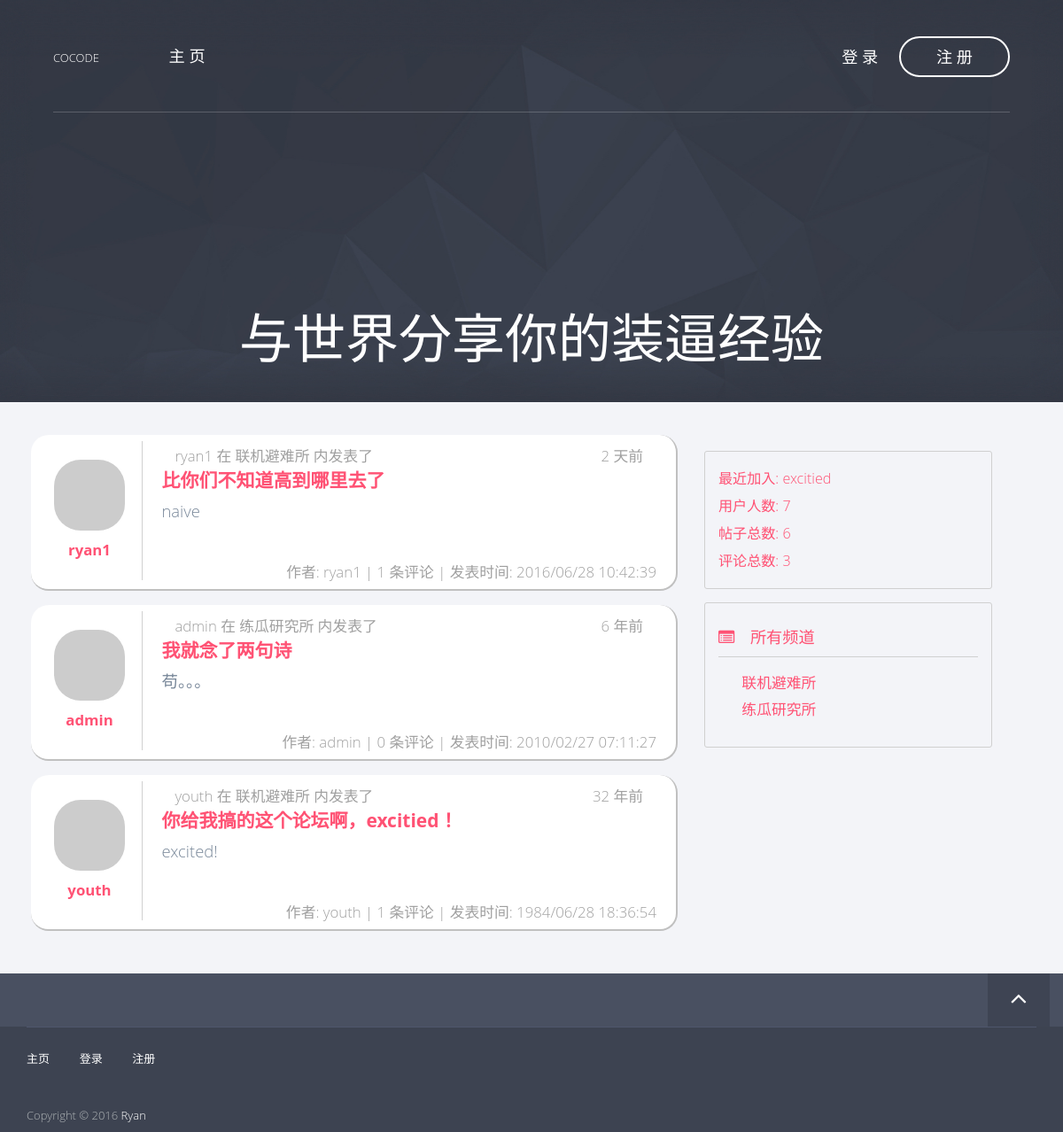
Before: / with the older database file.
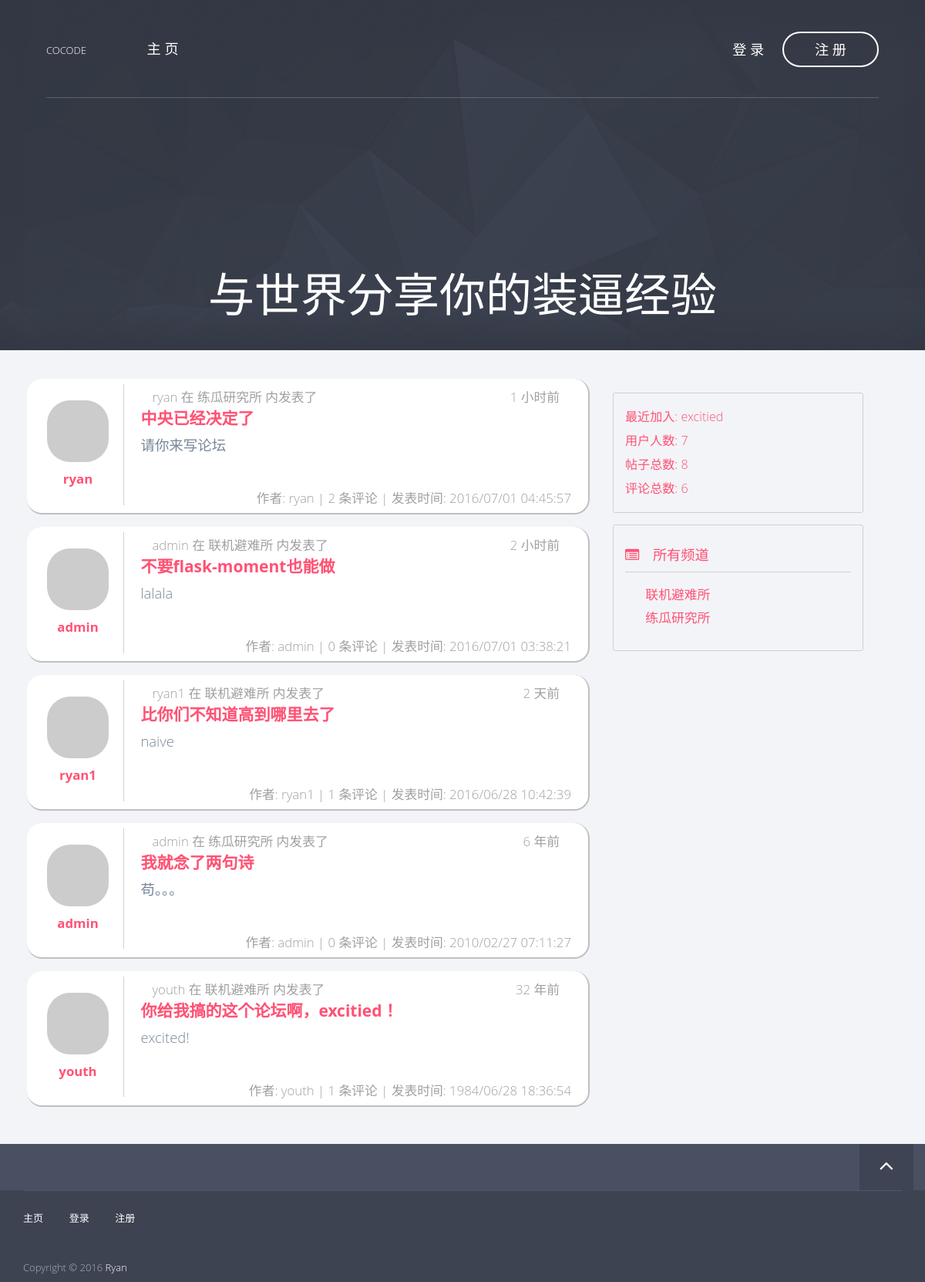
After: the same page with the newer database file.
### app/models/post.py (models this page shows, shortened)
class Post(db.Model, Model):
    __tablename__ = 'posts'
    id = db.Column(db.Integer, primary_key=True)
    title = db.Column(db.String())
    content = db.Column(db.String())
    created_time = db.Column(db.Integer, default=0)
    channel_id = db.Column(db.Integer, db.ForeignKey('channels.id'))
    user_id = db.Column(db.Integer, db.ForeignKey('users.id'))
    comments = db.relationship('Comment', backref='post')
    def display_item(self):
        name = 'post'
        title = self.title
        content_len = 58
        if self.content.__len__() > content_len:
            content = self.content[:content_len] + '...'
        else:
            content = self.content
        return (name, title, content)

### app/models/user.py (models this page shows, shortened)
class User(db.Model, Model):
    __tablename__ = 'users'
    id = db.Column(db.Integer, primary_key=True)
    username = db.Column(db.String(), unique=True)
    password_hash = db.Column(db.String())
    email = db.Column(db.String(), unique=True)
    avatar_hash = db.Column(db.String())
    created_time = db.Column(db.Integer, default=0)
    role_id = db.Column(db.Integer, db.ForeignKey('roles.id'))
    posts = db.relationship('Post', backref='author')
    comments = db.relationship('Comment', backref='author')
    @property
    def password(self):
        raise AttributeError('password is not readable')
    def gravatar(self, size=100, default='identicon', rating='g'):
        from flask import request
        gravatar_url = 'secure.gravatar.com/avatar'
        if request.is_secure:
            url = 'https://' + gravatar_url
        else:
            url = 'http://' + gravatar_url
        hash = self.avatar_hash or md5(self.email.encode('utf-8')).hexdigest()
        return '{url}/{hash}?s={size}&d={default}&r={rating}'.format(url=url,
                                                                     hash=hash,
                                                                     size=size,
                                                                     default=default,
                                                                     rating=rating)

### app/models/channel.py (models this page shows, shortened)
class Channel(db.Model, Model):
    __tablename__ = 'channels'
    id = db.Column(db.Integer, primary_key=True)
    name = db.Column(db.String(), default=ChannelPermission.NORMAL[0])
    permission = db.Column(db.Integer)
    created_time = db.Column(db.Integer, default=0)
    posts = db.relationship('Post', backref='channel')
    def is_admin(self):
        return self.permission == ChannelPermission.ADMIN[0]

### app/views.py (the view)
@app.route('/')
def index():
    user = current_user()
    if user is not None and user.is_admin():
        posts = Post.query.all()
    else:
        posts = []
        channels = Channel.query.filter_by(permission=ChannelPermission.NORMAL[0])
        for c in channels:
            p = c.posts
            posts += p
    posts.sort(key=lambda p: p.created_time, reverse=True)
    return render_template('index.html',
                           posts=posts)

### app/context_processers.py (called while the page is built)
@app.context_processor
def current_user_processor():
    return dict(current_user=current_user())

@app.context_processor
def channel_processor():
    channels = Channel.query.all()
    permissions = [
        ChannelPermission.NORMAL,
        ChannelPermission.ADMIN,
    ]
    dic = {
        'channels': channels,
        'permissions': permissions,
    }
    return dict(**dic)

@app.context_processor
def user_processor():
    user_count = User.query.count()
    new_user = User.query.order_by(User.created_time.desc()).first()
    return dict(new_user=new_user,
                user_count=user_count)

@app.context_processor
def post_processor():
    post_count = Post.query.count()
    return dict(post_count=post_count)

@app.context_processor
def comment_processor():
    comment_count = Comment.query.count()
    return dict(comment_count=comment_count)

### app/filters.py (called while the page is built)
@app.template_filter('format_time')
def format_time(timestamp):
    format = '%Y/%m/%d %H:%M:%S'
    t = time.localtime(timestamp)
    ft = time.strftime(format, t)
    return ft

### app/models/user.py (called while the page is built)
def current_user():
    id = session.get('user_key', None)
    user = None
    if id is not None:
        user = User.query.get(id)
    return user

### app/templates/index.html (shortened to what this page needs)
{% extends "base8-4.html" %}
{% block header %}
    <div class="hero-content text-center">
        {% if current_user is not none %}
        <h1>欢迎，{{ current_user.username }}</h1>
        {% else %}
        <a href="/login"><h1>与世界分享你的装逼经验</h1></a>
        {% endif %}
    </div>
{% endblock %}
{% block page_content %}
    {% include "_posts.html" %}
{% endblock %}

### app/templates/_posts.html (shortened to what this page needs)
<div class="items-container">
    {% for post in posts %}
        <div class="item-container col-md-12">
            {% set post_author = post.author %}
            {% set post_channel = post.channel.name %}
            {% set item = post.display_item() %}
            {% set post_title = item[1] %}
            {% set post_content = item[2] %}
            <div class="col-md-2 item-left">
                <div class="item-portrait">
                    <img class="img-rounded center-block round" src="{{ post_author.gravatar(size=60) }}" />
                </div>
                <div class="item-author">
                    <a href="/profile/{{ post_author.username }}">{{ post_author.username }}</a>
                </div>
            </div>
            <div class="col-md-10 item-right">
                <div class="item-header">
                    <div class="col-md-9">
                        {{ post_author.username }} 在 {{ post_channel }} 内发表了
                    </div>
                    <div class="col-md-3 item-date">
                        {{ post.created_time | from_now }}
                    </div>
                </div>
                    <div class="item-title">
                        <a href="/post/{{ post.id }}">{{ post_title }}</a>
                    </div>
                    <div class="item-content">
                        {{ post_content }}
                    </div>
                <div class="item-footer">
                    作者: {{ post_author.username }} |
                    {{ post.comments | length }} 条评论 |
                    发表时间: {{ post.created_time | format_time }}
                </div>
            </div>
        </div>
    {% endfor %}
</div>

### app/templates/_bbs_info.html
<div class="col-md-10 forum-info">
    <div class="forum-info-item">最近加入: <a href="/profile/{{ new_user.username }}">{{ new_user.username }}</a></div>
    <div class="forum-info-item">用户人数: {{ user_count }}</div>
    <div class="forum-info-item">帖子总数: {{ post_count }} </div>
    <div class="forum-info-item">评论总数: {{ comment_count }} </div>
</div>

### app/templates/_channels.html (shortened to what this page needs)
<div class="col-md-10 channel-list">
    <div class="channel-list-caption">
        <i class="fa fa-list-alt"></i> 所有频道
    </div>
    <div class="channel-list-items">
        {% for c in channels %}
        {% if not c.is_admin() %}
            <div class="channel-list-item">
                <a href="/channel/{{ c.id }}">{{ c.name }}</a>
            </div>
        {% endif %}
        {% endfor %}
    </div>
</div>

Changed rows visible on the page:
added Post: {{ post_channel }} "练瓜研究所", created_time|from_now "1 小时前", title "中央已经决定了", content "请你来写论坛", comments|length "2", created_time "2016/07/01 04:45:57"
now on this page (row unchanged): User: username "ryan"
added Post: {{ post_author.username }} "admin", {{ post_channel }} "联机避难所", created_time|from_now "2 小时前", title "不要flask-moment也能做", content "lalala", comments|length "0", created_time "2016/07/01 03:38:21"
Other visible differences:
{{ post_count }}: "6" → "8"
{{ comment_count }}: "3" → "6"
